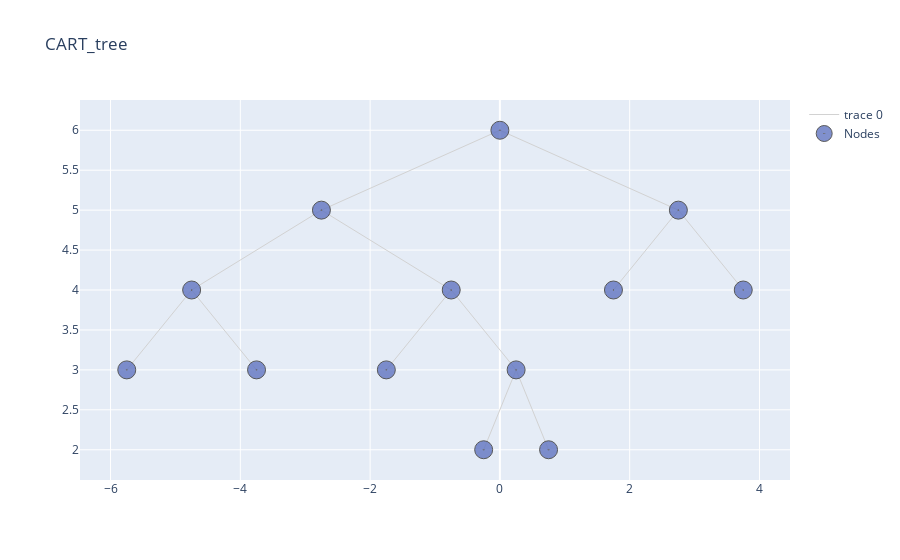

The notebook cell this image was saved under:
### Code cell
import warnings
warnings.filterwarnings("ignore", category=FutureWarning) 


cart.print_tree(table = True, html = False)#.style.hide_index() #print both the pruned and non pruned tree 
#cart.print_tree(table = False, html = False, visual_pruning = True)

### Figure 1 — Plotly figure (JSON) as saved in the notebook; plotly's stock layout.template omitted (floating-point values rounded to 4 significant figures)
{"data": [{"hoverinfo": "none", "line": {"color": "rgb(210,210,210)", "width": 1}, "mode": "lines", "type": "scatter", "x": [0, -2.75, null, 0, 2.75, null, -2.75, -4.75, null, -2.75, -0.75, null, 2.75, 1.75, null, 2.75, 3.75, null, -4.75, -5.75, null, -4.75, -3.75, null, -0.75, -1.75, null, -0.75, 0.25, null, 0.25, -0.25, null, 0.25, 0.75, null], "y": [6, 5, null, 6, 5, null, 5, 4, null, 5, 4, null, 5, 4, null, 5, 4, null, 4, 3, null, 4, 3, null, 4, 3, null, 4, 3, null, 3, 2, null, 3, 2, null]}, {"hoverinfo": "text", "marker": {"color": "#6175c1", "line": {"color": "rgb(50,50,50)", "width": 1}, "size": 18, "symbol": "circle-dot"}, "mode": "markers", "name": "Nodes", "opacity": 0.8, "text": ["n8, Class: YES, gini : 0.32, Samples : 5", "n9, Class: YES, gini : 0.0, Samples : 22", "n10, Class: NO, gini : 0.0, Samples : 5", "n22, Class: YES, gini : 0.49, Samples : 12", "n23, Class: YES, gini : 0.0, Samples : 9", "n6, Class: YES, gini : 0.4, Samples : 33", "n7, Class: NO, gini : 0.36, Samples : 194", "n1, ShelveLoc in (b'Bad', b'Medium'), Class:NO, gini : 0.48, Samples: 280", "n2, Price>121.0, Class:YES, gini : 0.33, Samples: 53", "n4, Income>32.5, Class:YES, gini : 0.07, Samples: 27", "n5, Income>36.0, Class:YES, gini : 0.47, Samples: 26", "n11, Education>15.5, Class:YES, gini : 0.36, Samples: 21", "n3, Price>92.5, Class:NO, gini : 0.42, Samples: 227"], "type": "scatter", "x": [-5.75, -3.75, -1.75, -0.25, 0.75, 1.75, 3.75, 0, -2.75, -4.75, -0.75, 0.25, 2.75], "y": [3, 3, 3, 2, 2, 4, 4, 6, 5, 4, 4, 3, 5]}], "layout": {"title": {"text": "CART_tree"}}}
